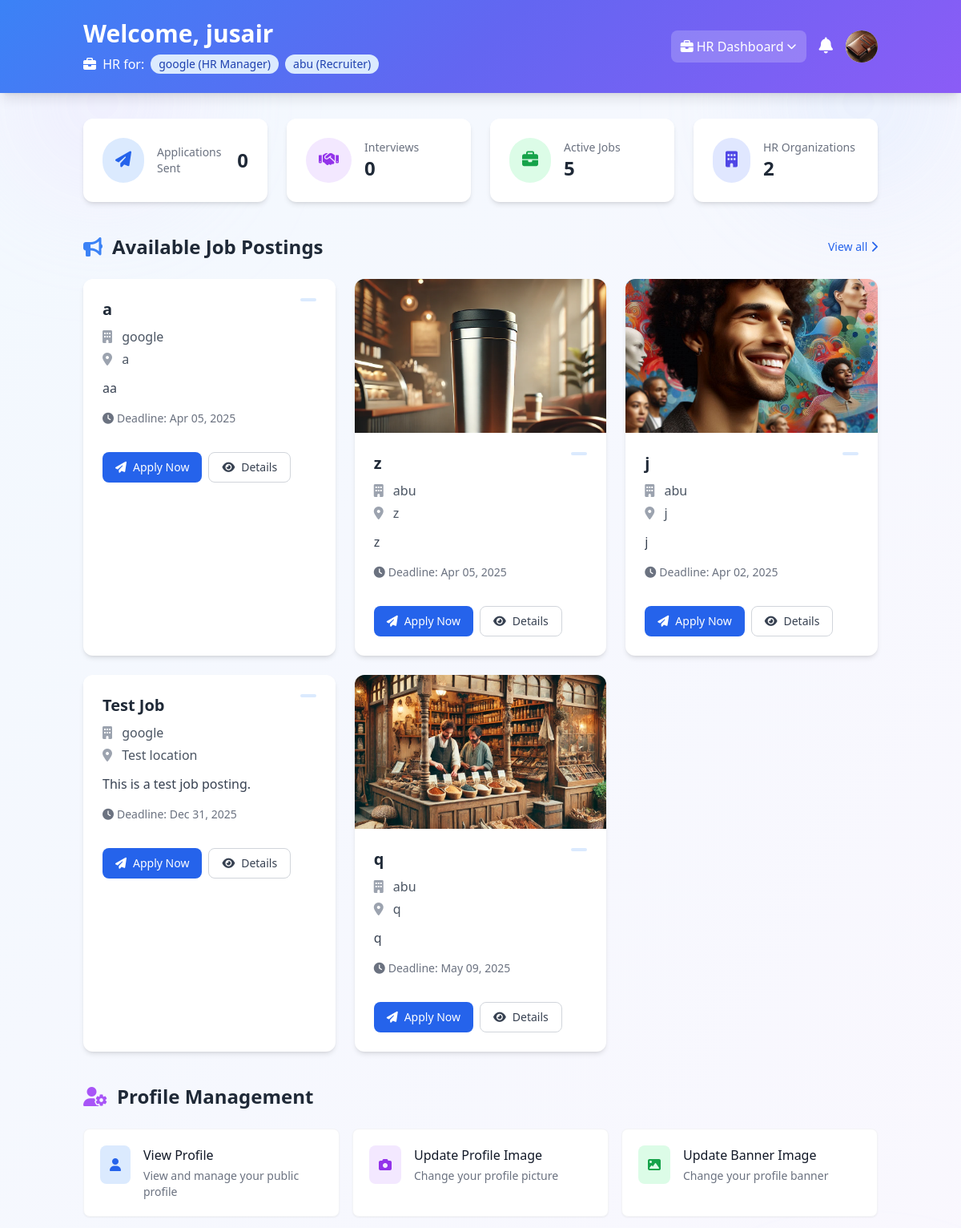
Page /users/dashboard/ (signed in, upper part) on the earlier database version.
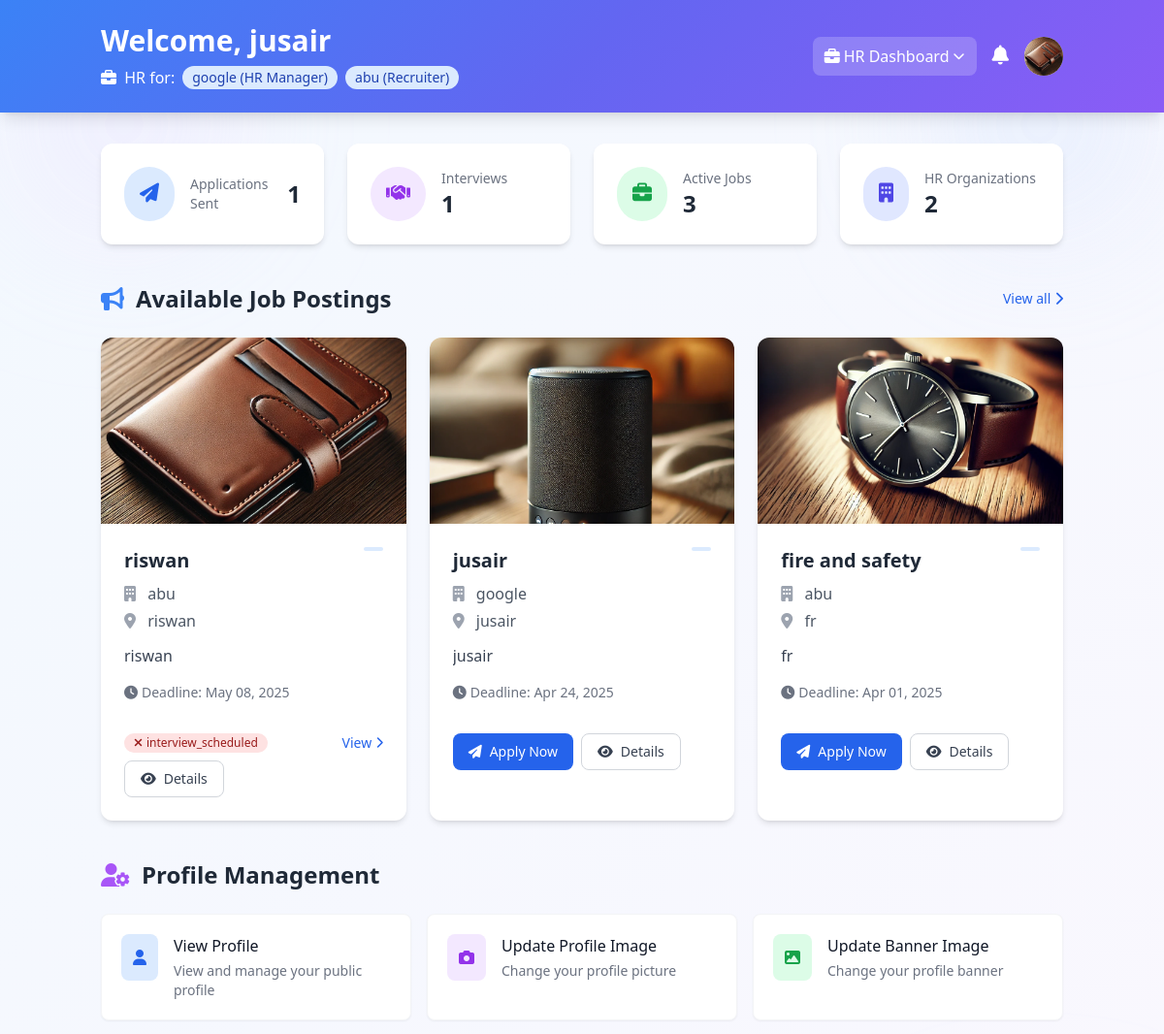
Same page on the later database version.
### organizations/models.py (models this page shows, shortened)
class OrganizationHR(models.Model):
    HR_ROLES = [
        ('RECRUITER', 'Recruiter'),
        ('MANAGER', 'HR Manager'),
    ]
    user = models.ForeignKey(User, on_delete=models.CASCADE, related_name='hr_roles')
    organization = models.ForeignKey(Organization, on_delete=models.CASCADE, related_name='hr_members')
    role = models.CharField(max_length=20, choices=HR_ROLES, default='RECRUITER')
    is_active = models.BooleanField(default=True)
    added_by = models.ForeignKey(User, on_delete=models.SET_NULL, null=True, related_name='added_hrs')
    added_at = models.DateTimeField(auto_now_add=True)
    can_post_jobs = models.BooleanField(default=False)
    can_manage_applications = models.BooleanField(default=False)
    can_schedule_interviews = models.BooleanField(default=False)
    class Meta:
        unique_together = ('user', 'organization')

class Organization(models.Model):
    user = models.OneToOneField(User, on_delete=models.CASCADE)
    name = models.CharField(max_length=255)
    description = models.TextField(blank=True, null=True)
    website = models.URLField()
    registration_number = models.CharField(max_length=100)
    profile_image = models.ImageField(upload_to='profile_images/', blank=True, null=True)
    banner_image = models.ImageField(upload_to='banner_images/', blank=True, null=True)
    created_at = models.DateTimeField(auto_now_add=True)  # ✅ Keep only auto_now_add
    updated_at = models.DateTimeField(auto_now=True)

### jobs/models.py (models this page shows, shortened)
class JobPosting(models.Model):
    organization = models.ForeignKey(Organization, on_delete=models.CASCADE, related_name='job_postings')
    title = models.CharField(max_length=255)
    description = models.TextField()
    required_qualifications = models.TextField()
    required_skills = models.ManyToManyField(Skill, blank=True)  # Use the same Skill model
    location = models.CharField(max_length=100)
    posted_on = models.DateTimeField(auto_now_add=True)
    application_deadline = models.DateTimeField()
    job_post_image = models.ImageField(upload_to='job_images/', blank=True, null=True)
    posted_by = models.ForeignKey(User,on_delete=models.SET_NULL,null=True,related_name='posted_jobs')

class JobApplication(models.Model):
    job = models.ForeignKey(JobPosting, on_delete=models.CASCADE, related_name='applications')
    applicant = models.ForeignKey(User, on_delete=models.CASCADE, related_name='applications')
    applied_on = models.DateTimeField(auto_now_add=True)
    status = models.CharField(max_length=50, choices=[
        ('pending', 'Pending'),
        ('accepted', 'Accepted'),
        ('rejected', 'Rejected'),
        ('interview_scheduled', 'Interview Scheduled'),
        ('offer_made', 'Offer Made'),
    ])
    cv = models.FileField(upload_to='cvs/', blank=True, null=True)

### users/views.py (the view)
# urls.py: path('dashboard/', user_dashboard, name='user_dashboard'),
@login_required
def user_dashboard(request):
    user = request.user
    job_postings = JobPosting.objects.all()
    user_applications = JobApplication.objects.filter(applicant=request.user)
    applied_jobs = {app.job.id: app.status for app in user_applications}
    interviews = Interview.objects.filter(job_application__applicant=user)
    notifications = Notification.objects.filter(user=request.user).order_by('-created_at')
    hr_organizations = OrganizationHR.objects.filter(user=request.user, is_active=True)
    return render(request, 'users/user_dashboard.html', {
        'job_postings': job_postings,
        'applied_jobs': applied_jobs,
        'interviews': interviews,
        'notifications': notifications,
        'hr_organizations': hr_organizations,  # Add this line
        'applications_count': user_applications.count(),
        'interviews_count': interviews.count(),
    })

### users/templatetags/user_filters.py (called while the page is built)
@register.filter
def dictkey(value, key):
    return value.get(key)

### users/templates/users/user_dashboard.html (shortened to what the changed rows need)
{% load user_filters %}
{% load static tailwind_tags %}
<!DOCTYPE html>
<html lang="en">
<head>
    {% tailwind_css %}
    <link href="https://cdnjs.cloudflare.com/ajax/libs/font-awesome/6.4.0/css/all.min.css" rel="stylesheet">
</head>
<body class="bg-gray-50 min-h-screen" x-data="{ openMobileMenu: false }">
    <header class="gradient-bg text-white shadow-lg">
        <div class="container mx-auto px-4 py-6">
            <div class="flex justify-between items-center">
                <div>
                    <h1 class="text-2xl md:text-3xl font-bold">Welcome, {{ request.user.get_full_name|default:request.user.username }}</h1>
                    {% if hr_organizations %}
                        <div class="mt-2 flex flex-wrap gap-2">
                            <span class="text-sm md:text-base"><i class="fas fa-briefcase mr-1"></i> HR for:</span>
                            {% for org in hr_organizations %}
                                <span class="bg-blue-100 text-blue-800 text-xs md:text-sm font-medium px-2.5 py-0.5 rounded-full flex items-center">
                                    {{ org.organization.name }} ({{ org.get_role_display }})
                                </span>
                            {% endfor %}
                        </div>
                    {% endif %}
                </div>
            </div>
        </div>
    </header>
    <main class="container mx-auto px-4 py-8">
        <div class="grid grid-cols-1 md:grid-cols-2 lg:grid-cols-4 gap-6 mb-10">
            <div class="bg-white rounded-xl shadow-md overflow-hidden transition-all hover:shadow-lg card-hover">
                <div class="p-6 flex items-center">
                    <div>
                        <a href="{% url 'user_job_applications' %}" class="text-blue-600 hover:text-blue-800 text-sm font-medium flex items-center">
                            <p class="text-gray-500 text-sm font-medium">Applications Sent</p>
                            <p class="text-2xl font-bold text-gray-800">{{ applications_count }}</p>
                        </a>
                    </div>
                </div>
            </div>
            <div class="bg-white rounded-xl shadow-md overflow-hidden transition-all hover:shadow-lg card-hover">
                <div class="p-6 flex items-center">
                    <div>
                        <a href="{% url 'view_my_interviews' %}">
                        <p class="text-gray-500 text-sm font-medium">Interviews</p>
                        <p class="text-2xl font-bold text-gray-800">{{ interviews_count }}</p>
                        </a>
                    </div>
                </div>
            </div>
            <div class="bg-white rounded-xl shadow-md overflow-hidden transition-all hover:shadow-lg card-hover">
                <div class="p-6 flex items-center">
                    <div>
                        <p class="text-gray-500 text-sm font-medium">Active Jobs</p>
                        <p class="text-2xl font-bold text-gray-800">{{ job_postings.count }}</p>
                    </div>
                </div>
            </div>
        </div>
        <div class="mb-10">
            <div class="flex justify-between items-center mb-6">
                <h2 class="text-2xl font-bold text-gray-800 flex items-center">
                    <i class="fas fa-bullhorn text-blue-500 mr-3"></i>
                    Available Job Postings
                </h2>
                            </div>
            {% if job_postings %}
            <div class="grid grid-cols-1 md:grid-cols-2 lg:grid-cols-3 gap-6">
                {% for job in job_postings %}
                <div class="bg-white rounded-xl shadow-md overflow-hidden transition-all hover:shadow-lg card-hover">
                    {% if job.job_post_image %}
                    <div class="h-48 overflow-hidden">
                        <img class="w-full h-full object-cover" src="{{ job.job_post_image.url }}" alt="{{ job.title }}">
                    </div>
                    {% endif %}
                    <div class="p-6">
                        <div class="flex justify-between items-start mb-2">
                            <h3 class="text-xl font-bold text-gray-800">{{ job.title }}</h3>
                            <span class="bg-blue-100 text-blue-800 text-xs font-medium px-2.5 py-0.5 rounded">
                            </span>
                        </div>
                        <p class="text-gray-600 mb-1"><i class="fas fa-building text-gray-400 mr-2"></i> {{ job.organization.name }}</p>
                        <p class="text-gray-600 mb-3"><i class="fas fa-map-marker-alt text-gray-400 mr-2"></i> {{ job.location }}</p>
                        <p class="text-gray-700 mb-4 line-clamp-2">{{ job.description }}</p>
                        <div class="flex items-center text-sm text-gray-500 mb-4">
                            <i class="fas fa-clock mr-1"></i>
                            <span>Deadline: {{ job.application_deadline|date:"M d, Y" }}</span>
                        </div>
                        <div class="flex flex-wrap gap-2">
                            {% if job.id in applied_jobs %}
                                {% with status=applied_jobs|dictkey:job.id %}
                                <span class="{% if status == 'PENDING' %}bg-yellow-100 text-yellow-800{% elif status == 'ACCEPTED' %}bg-green-100 text-green-800{% else %}bg-red-100 text-red-800{% endif %} text-xs font-medium px-2.5 py-0.5 rounded-full flex items-center">
                                    {% if status == 'PENDING' %}
                                        <i class="fas fa-clock mr-1"></i>
                                    {% elif status == 'ACCEPTED' %}
                                        <i class="fas fa-check mr-1"></i>
                                    {% else %}
                                        <i class="fas fa-times mr-1"></i>
                                    {% endif %}
                                    {{ status }}
                                </span>
                                <a href="{% url 'job_application_detail' job.pk %}" class="ml-auto text-sm font-medium text-blue-600 hover:text-blue-800 flex items-center">
                                    View <i class="fas fa-chevron-right ml-1 text-xs"></i>
                                </a>
                                {% endwith %}
                            {% else %}
                                <a href="{% url 'job_application_create' org_id=job.organization.id pk=job.pk %}" class="px-4 py-2 bg-blue-600 text-white text-sm font-medium rounded-lg hover:bg-blue-700 transition-colors flex items-center">
                                    <i class="fas fa-paper-plane mr-2"></i> Apply Now
                                </a>
                            {% endif %}
                            <a href="{% url 'job_posting_detail' org_id=job.organization.id pk=job.pk %}" class="px-4 py-2 border border-gray-300 text-gray-700 text-sm font-medium rounded-lg hover:bg-gray-50 transition-colors flex items-center">
                                <i class="fas fa-eye mr-2"></i> Details
                            </a>
                        </div>
                    </div>
                </div>
                {% endfor %}
            </div>
            {% endif %}
        </div>
        <div class="mb-10">
            <h2 class="text-2xl font-bold text-gray-800 mb-6 flex items-center">
                <i class="fas fa-user-cog text-purple-500 mr-3"></i>
                Profile Management
            </h2>
        </div>
    </main>
</body>
</html>

Differences in the rows shown:
removed JobPosting: title "a", organization.name "google", location "a", description "aa", application_deadline "Apr 05, 2025", shows "Apply Now"
removed JobPosting: job_post_image (picture), title "z", organization.name "abu", location "z", description "z", application_deadline "Apr 05, 2025", shows "Apply Now"
removed JobPosting: job_post_image (picture), title "j", organization.name "abu", location "j", description "j", application_deadline "Apr 02, 2025", shows "Apply Now"
removed JobPosting: title "Test Job", organization.name "google", location "Test location", description "This is a test job posting.", application_deadline "Dec 31, 2025", shows "Apply Now"
removed JobPosting: job_post_image (picture), title "q", organization.name "abu", location "q", description "q", application_deadline "May 09, 2025", shows "Apply Now"
added JobPosting: job_post_image (picture), title "riswan", organization.name "abu", location "riswan", description "riswan", application_deadline "May 08, 2025"
added JobApplication: status "interview_scheduled"
added JobPosting: job_post_image (picture), title "jusair", organization.name "google", location "jusair", description "jusair", application_deadline "Apr 24, 2025", shows "Apply Now"
added JobPosting: job_post_image (picture), title "fire and safety", organization.name "abu", location "fr", description "fr", application_deadline "Apr 01, 2025", shows "Apply Now"
Other differences:
{{ applications_count }}: "0" → "1"
{{ interviews_count }}: "0" → "1"
{{ job_postings.count }}: "5" → "3"
